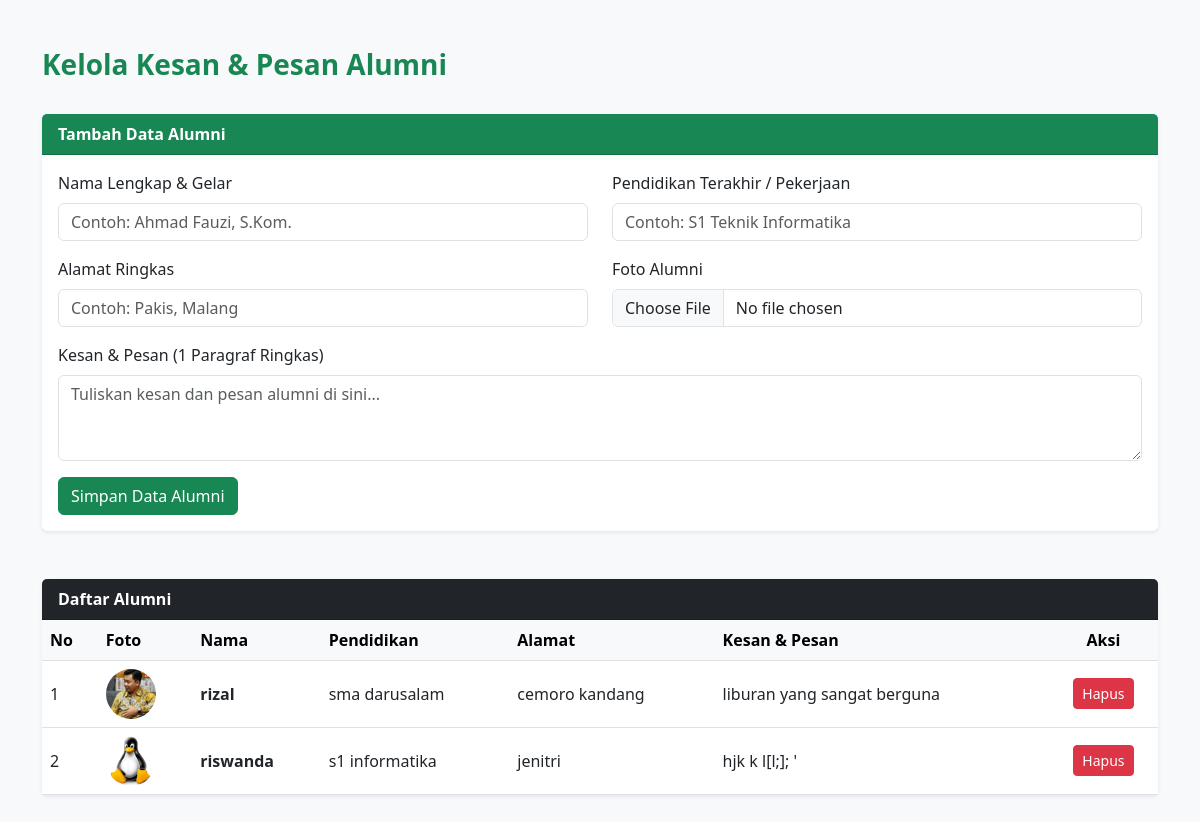
The app's page /admin_alumni.php with its own data.
### tables this page shows
CREATE TABLE `alumni` (
  `id` int(11) NOT NULL,
  `nama` varchar(100) NOT NULL,
  `pendidikan` varchar(100) NOT NULL,
  `alamat` varchar(150) NOT NULL,
  `kesan_pesan` text NOT NULL,
  `foto` varchar(255) NOT NULL,
  `created_at` timestamp NOT NULL DEFAULT current_timestamp()
);

### admin_alumni.php (the view, shortened to what this page needs)
<?php
include 'koneksi.php';
$query = mysqli_query($koneksi, "SELECT * FROM alumni ORDER BY id DESC");
?>
<!DOCTYPE html>
<html lang="id">
<head>
    <link href="https://cdn.jsdelivr.net/npm/bootstrap@5.3.0/dist/css/bootstrap.min.css" rel="stylesheet">
</head>
<body class="bg-light">
<div class="container my-5">
    <div class="d-flex justify-content-between align-items-center mb-4">
        <h3 class="text-success fw-bold">Kelola Kesan & Pesan Alumni</h3>
    </div>
    <div class="card border-0 shadow-sm mb-5">
        <div class="card-header bg-success text-white fw-bold">
            Tambah Data Alumni
        </div>
        <div class="card-body">
            <form action="proses_alumni.php?aksi=tambah" method="POST" enctype="multipart/form-data">
                <div class="row">
                    <div class="col-md-6 mb-3">
                        <label class="form-label font-weight-bold">Nama Lengkap & Gelar</label>
                        <input type="text" name="nama" class="form-control" placeholder="Contoh: Ahmad Fauzi, S.Kom." required>
                    </div>
                    <div class="col-md-6 mb-3">
                        <label class="form-label font-weight-bold">Pendidikan Terakhir / Pekerjaan</label>
                        <input type="text" name="pendidikan" class="form-control" placeholder="Contoh: S1 Teknik Informatika" required>
                    </div>
                    <div class="col-md-6 mb-3">
                        <label class="form-label font-weight-bold">Alamat Ringkas</label>
                        <input type="text" name="alamat" class="form-control" placeholder="Contoh: Pakis, Malang" required>
                    </div>
                    <div class="col-md-6 mb-3">
                        <label class="form-label font-weight-bold">Foto Alumni</label>
                        <input type="file" name="foto" class="form-control" accept="image/*" required>
                    </div>
                    <div class="col-12 mb-3">
                        <label class="form-label font-weight-bold">Kesan & Pesan (1 Paragraf Ringkas)</label>
                        <textarea name="kesan_pesan" class="form-control" rows="3" placeholder="Tuliskan kesan dan pesan alumni di sini..." required></textarea>
                    </div>
                </div>
                <button type="submit" class="btn btn-success">Simpan Data Alumni</button>
            </form>
        </div>
    </div>
    <div class="card border-0 shadow-sm">
        <div class="card-header bg-dark text-white fw-bold">
            Daftar Alumni
        </div>
        <div class="card-body p-0">
            <div class="table-responsive">
                <table class="table table-hover mb-0 align-middle">
                    <thead class="table-light">
                        <tr>
                            <th>No</th>
                            <th>Foto</th>
                            <th>Nama</th>
                            <th>Pendidikan</th>
                            <th>Alamat</th>
                            <th>Kesan & Pesan</th>
                            <th class="text-center">Aksi</th>
                        </tr>
                    </thead>
                    <tbody>
                        <?php
                        $no = 1;
                        if(mysqli_num_rows($query) > 0):
                            while($row = mysqli_fetch_assoc($query)):
                        ?>
                        <tr>
                            <td><?= $no++; ?></td>
                            <td>
                                <img src="uploads/<?= $row['foto']; ?>" width="50" height="50" class="rounded-circle object-fit-cover" alt="Foto">
                            </td>
                            <td class="fw-bold"><?= $row['nama']; ?></td>
                            <td><?= $row['pendidikan']; ?></td>
                            <td><?= $row['alamat']; ?></td>
                            <td style="max-width: 300px;"><?= $row['kesan_pesan']; ?></td>
                            <td class="text-center">
                                <a href="proses_alumni.php?aksi=hapus&id=<?= $row['id']; ?>" class="btn btn-sm btn-danger" onclick="return confirm('Yakin ingin menghapus data alumni ini?')">Hapus</a>
                            </td>
                        </tr>
                        <?php
                            endwhile;
                        else:
                        ?>
                        <tr>
                            <td colspan="7" class="text-center py-3 text-muted">Belum ada data alumni.</td>
                        </tr>
                        <?php endif; ?>
                    </tbody>
                </table>
            </div>
        </div>
    </div>
</div>
</body>
</html>

### records on screen
alumni: foto (picture), nama "rizal", pendidikan "sma darusalam", alamat "cemoro kandang", kesan_pesan "liburan yang sangat berguna"
alumni: foto (picture), nama "riswanda", pendidikan "s1 informatika", alamat "jenitri", kesan_pesan "hjk k l[l;]; '"
